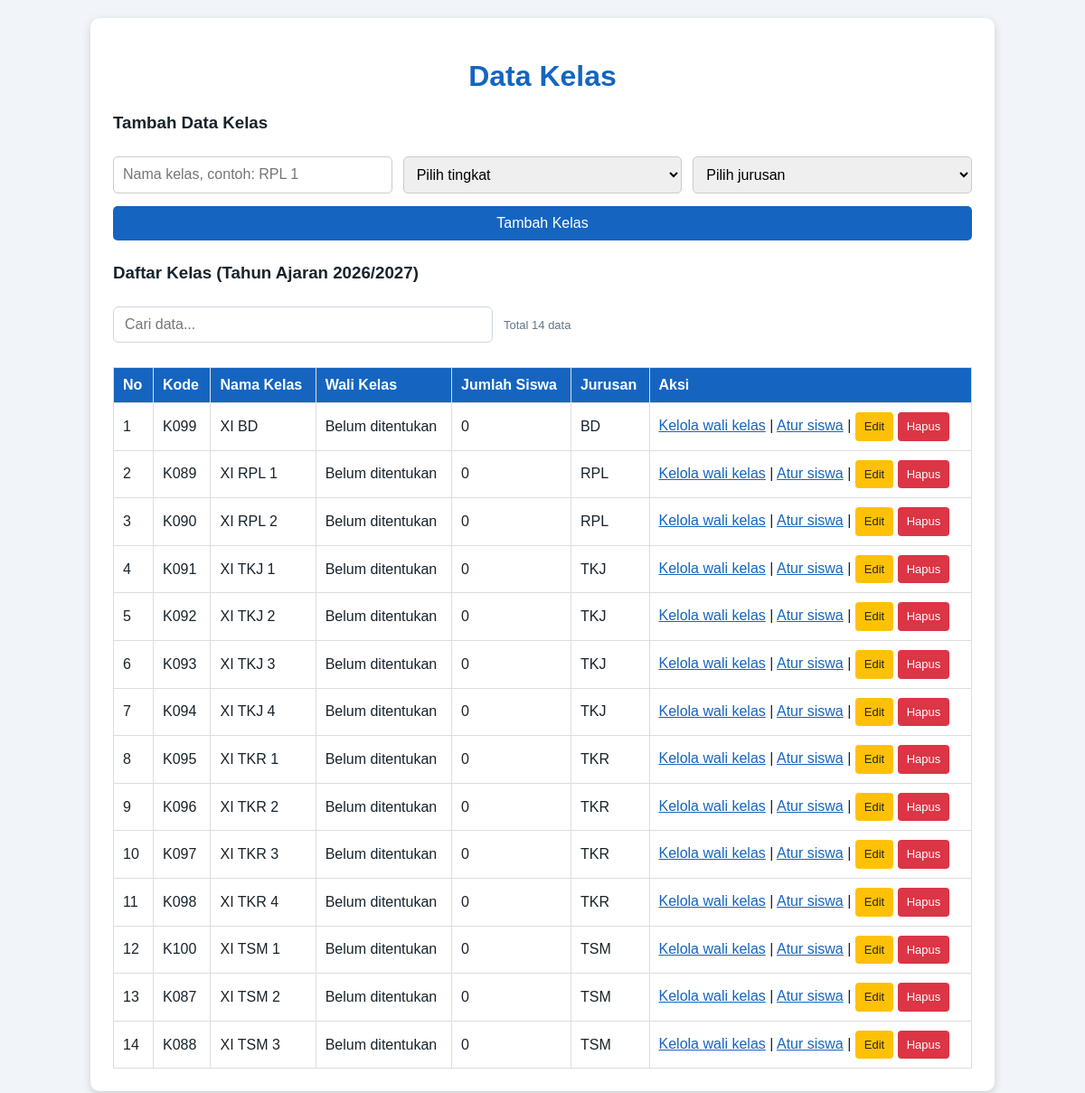
The app's page /datakelas.php with its own data.
### tables this page shows
CREATE TABLE `t_tahun_ajaran` (
  `id` int(11) NOT NULL,
  `nama` varchar(20) DEFAULT NULL,
  `tanggal_mulai` date NOT NULL,
  `tanggal_selesai` date NOT NULL,
  `status_aktif` tinyint(1) NOT NULL,
  `created_at` timestamp NOT NULL DEFAULT current_timestamp(),
  `updated_at` timestamp NOT NULL DEFAULT current_timestamp()
);

CREATE TABLE `t_kelas` (
  `id` int(11) NOT NULL,
  `nama` varchar(100) DEFAULT NULL,
  `tingkat` varchar(20) NOT NULL,
  `jurusan` varchar(100) NOT NULL,
  `status_aktif` tinyint(1) NOT NULL,
  `created_at` timestamp NOT NULL DEFAULT current_timestamp(),
  `updated_at` timestamp NOT NULL DEFAULT current_timestamp()
);

### datakelas.php (the view, shortened to what this page needs)
<?php
require_once __DIR__ . '/cek_session.php';
function aman($nilai)
{
    return htmlspecialchars((string)$nilai, ENT_QUOTES, 'UTF-8');
}
$tahunAktif = null;
$daftarKelas = null;
try {
    $kelasEdit = null;
    $resultTahunAktif = $koneksi->query(
        "SELECT id, nama
         FROM t_tahun_ajaran
         ORDER BY (CURDATE() BETWEEN tanggal_mulai AND tanggal_selesai) DESC,
                  status_aktif DESC, tanggal_mulai DESC, id DESC
         LIMIT 1"
    );
    $tahunAktif = $resultTahunAktif->fetch_assoc();
    if ($tahunAktif) {
        $stmt = $koneksi->prepare(
            "SELECT k.id, k.nama, k.tingkat, k.jurusan,
                    COALESCE(g.nama, 'Belum ditentukan') AS nama_wali,
                    (
                        SELECT COUNT(DISTINCT ks.siswa_id)
                        FROM t_kelas_siswa ks
                        INNER JOIN t_kelas kelas_siswa ON kelas_siswa.id = ks.kelas_id
                        WHERE kelas_siswa.nama = k.nama
                          AND kelas_siswa.tingkat = k.tingkat
                          AND kelas_siswa.jurusan = k.jurusan
                          AND ks.tahun_ajaran_id = ?
                          AND ks.status_aktif = 1
                    ) AS jumlah_siswa
             FROM t_kelas k
             INNER JOIN (
                 SELECT MAX(id) AS id
                 FROM t_kelas
                 GROUP BY nama, tingkat, jurusan
             ) kelas_terbaru ON kelas_terbaru.id = k.id
             LEFT JOIN t_wali_kelas wk ON wk.id = (
                 SELECT MAX(wk_terbaru.id)
                 FROM t_wali_kelas wk_terbaru
                 WHERE wk_terbaru.kelas_id = k.id
                   AND wk_terbaru.tahun_ajaran_id = ?
                   AND wk_terbaru.status_aktif = 1
             )
             LEFT JOIN t_guru g ON g.id = wk.guru_id
             WHERE k.status_aktif = 1
             ORDER BY k.tingkat, k.jurusan, k.nama"
        );
        $stmt->bind_param('ii', $tahunAktif['id'], $tahunAktif['id']);
        $stmt->execute();
        $daftarKelas = $stmt->get_result();
    }
} catch (mysqli_sql_exception $e) {
    error_log('datakelas.php: ' . $e->getMessage());
    $error = 'Data kelas gagal dimuat atau disimpan. Periksa database dan coba lagi.';
}
?>
<!DOCTYPE html>
<html lang="id">
<head>
</head>
<body>
    <main class="container">
        <h1>Data Kelas</h1>
        <h3><?= $kelasEdit ? 'Edit Data Kelas' : 'Tambah Data Kelas' ?></h3>
        <form method="POST" action="datakelas.php<?= $kelasEdit ? '?edit=' . (int)$kelasEdit['id'] : '' ?>">
            <div class="form-grid">
                <input type="text" name="nama" maxlength="100"
                    placeholder="Nama kelas, contoh: RPL 1"
                    value="<?= aman($_POST['nama'] ?? $kelasEdit['nama'] ?? '') ?>" required>
                <select name="tingkat" required>
                    <option value="">Pilih tingkat</option>
                </select>
                <select name="jurusan" required>
                    <option value="">Pilih jurusan</option>
                </select>
            </div>
            <button type="submit" name="<?= $kelasEdit ? 'simpan_edit' : 'tambah' ?>">
                <?= $kelasEdit ? 'Simpan Perubahan' : 'Tambah Kelas' ?>
            </button>
        </form>
        <h3>Daftar Kelas <?= $tahunAktif ? '(Tahun Ajaran ' . aman($tahunAktif['nama']) . ')' : '' ?></h3>
        <div class="tabel-wrapper">
            <table>
                <thead>
                    <tr>
                        <th>No</th>
                        <th>Kode</th>
                        <th>Nama Kelas</th>
                        <th>Wali Kelas</th>
                        <th>Jumlah Siswa</th>
                        <th>Jurusan</th>
                        <th>Aksi</th>
                    </tr>
                </thead>
                <tbody>
                    <?php if ($daftarKelas instanceof mysqli_result && $daftarKelas->num_rows > 0): ?>
                        <?php $no = 1; ?>
                        <?php while ($kelas = $daftarKelas->fetch_assoc()): ?>
                            <tr>
                                <td><?= $no++ ?></td>
                                <td><?= aman('K' . str_pad((string)$kelas['id'], 3, '0', STR_PAD_LEFT)) ?></td>
                                <td><?= aman($kelas['tingkat'] . ' ' . $kelas['nama']) ?></td>
                                <td><?= aman($kelas['nama_wali']) ?></td>
                                <td><?= (int)$kelas['jumlah_siswa'] ?></td>
                                <td><?= aman($kelas['jurusan']) ?></td>
                                <td class="aksi">
                                    <a href="dashboard.php?page=wali_kelas" target="_top">Kelola wali kelas</a>
                                    |
                                    <a href="dashboard.php?page=penempatan_siswa" target="_top">Atur siswa</a>
                                    |
                                    <a class="btn-edit" href="datakelas.php?edit=<?= (int)$kelas['id'] ?>">Edit</a>
                                    <form method="POST" action="datakelas.php"
                                        onsubmit="return confirm('Nonaktifkan kelas ini? Riwayat wali kelas dan penempatan tetap disimpan.');">
                                        <button class="btn-hapus" type="submit" name="hapus">Hapus</button>
                                    </form>
                                </td>
                            </tr>
                        <?php endwhile; ?>
                    <?php endif; ?>
                </tbody>
            </table>
        </div>
    </main>
</body>
</html>

### datakelas.php (style rules this page uses)
* { box-sizing: border-box; }
body { margin: 0; padding: 20px; background: #f1f5f9; color: #17232c; font-family: Arial, sans-serif; }
.container { max-width: 1000px; margin: auto; padding: 25px; background: white; border-radius: 10px; box-shadow: 0 3px 10px #ccc; }
h1 { color: #1565c0; text-align: center; }
.form-grid { display: grid; grid-template-columns: repeat(3, minmax(0, 1fr)); gap: 12px; }
input, select, button { width: 100%; margin: 7px 0; padding: 10px; border: 1px solid #ccc; border-radius: 5px; font: inherit; }
button { border: 0; background: #1565c0; color: white; cursor: pointer; }
.tabel-wrapper { overflow-x: auto; }
table { width: 100%; min-width: 760px; margin-top: 20px; border-collapse: collapse; }
th, td { padding: 10px; border: 1px solid #ddd; text-align: left; }
th { background: #1565c0; color: white; }
.aksi { white-space: nowrap; }
.aksi a { color: #1565c0; }
.aksi a.btn-edit { display: inline-block; padding: 8px 10px; border-radius: 4px; background: #ffc107; color: #212529; font-size: 13px; line-height: 1.2; text-decoration: none; }
.aksi form { display: inline; margin: 0; }
.aksi .btn-hapus { width: auto; margin: 0; padding: 8px 10px; border: 0; border-radius: 4px; background: #dc3545; color: white; font-size: 13px; line-height: 1.2; cursor: pointer; }

### records on screen
t_tahun_ajaran: nama "2026/2027"
t_kelas: id "K099", aman($kelas['tingkat'] . ' ' . $kelas['nama']) "XI BD", nama_wali "Belum ditentukan", jumlah_siswa "0", jurusan "BD"
t_kelas: id "K089", aman($kelas['tingkat'] . ' ' . $kelas['nama']) "XI RPL 1", nama_wali "Belum ditentukan", jumlah_siswa "0", jurusan "RPL"
t_kelas: id "K090", aman($kelas['tingkat'] . ' ' . $kelas['nama']) "XI RPL 2", nama_wali "Belum ditentukan", jumlah_siswa "0", jurusan "RPL"
t_kelas: id "K091", aman($kelas['tingkat'] . ' ' . $kelas['nama']) "XI TKJ 1", nama_wali "Belum ditentukan", jumlah_siswa "0", jurusan "TKJ"
t_kelas: id "K092", aman($kelas['tingkat'] . ' ' . $kelas['nama']) "XI TKJ 2", nama_wali "Belum ditentukan", jumlah_siswa "0", jurusan "TKJ"
t_kelas: id "K093", aman($kelas['tingkat'] . ' ' . $kelas['nama']) "XI TKJ 3", nama_wali "Belum ditentukan", jumlah_siswa "0", jurusan "TKJ"
t_kelas: id "K094", aman($kelas['tingkat'] . ' ' . $kelas['nama']) "XI TKJ 4", nama_wali "Belum ditentukan", jumlah_siswa "0", jurusan "TKJ"
t_kelas: id "K095", aman($kelas['tingkat'] . ' ' . $kelas['nama']) "XI TKR 1", nama_wali "Belum ditentukan", jumlah_siswa "0", jurusan "TKR"
t_kelas: id "K096", aman($kelas['tingkat'] . ' ' . $kelas['nama']) "XI TKR 2", nama_wali "Belum ditentukan", jumlah_siswa "0", jurusan "TKR"
t_kelas: id "K097", aman($kelas['tingkat'] . ' ' . $kelas['nama']) "XI TKR 3", nama_wali "Belum ditentukan", jumlah_siswa "0", jurusan "TKR"
t_kelas: id "K098", aman($kelas['tingkat'] . ' ' . $kelas['nama']) "XI TKR 4", nama_wali "Belum ditentukan", jumlah_siswa "0", jurusan "TKR"
t_kelas: id "K100", aman($kelas['tingkat'] . ' ' . $kelas['nama']) "XI TSM 1", nama_wali "Belum ditentukan", jumlah_siswa "0", jurusan "TSM"
t_kelas: id "K087", aman($kelas['tingkat'] . ' ' . $kelas['nama']) "XI TSM 2", nama_wali "Belum ditentukan", jumlah_siswa "0", jurusan "TSM"
t_kelas: id "K088", aman($kelas['tingkat'] . ' ' . $kelas['nama']) "XI TSM 3", nama_wali "Belum ditentukan", jumlah_siswa "0", jurusan "TSM"
